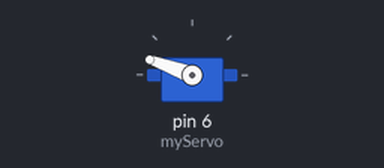
The sketch below on a simulated Arduino Uno, built with avr-gcc and run on an emulated ATmega328P. On the bench: servo.

Above: at 0.05 s.
At 4.0 s:
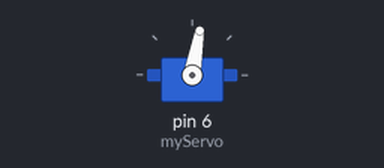
Timing chart, 0 to 5.2 s (numbered marks = the images above):
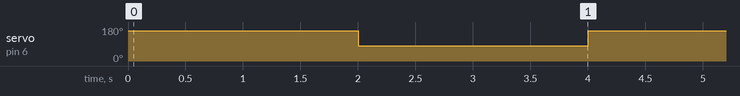

The sketch:

sevr_ingle.ino
```cpp
#include<Servo.h>
Servo myServo;
void setup() {
  // put your setup code here, to run once:
Serial.begin(9600);
myServo.attach(6);
}

void loop() {
  // put your main code here, to run repeatedly:
  myServo.write(160);
  delay(2000);
  myServo.write(80);
  delay(2000);

}
```

Measured:
- by itself, servo on pin 6 (myServo): alternates 160° for 2.0 s and 80° for 2.0 s
